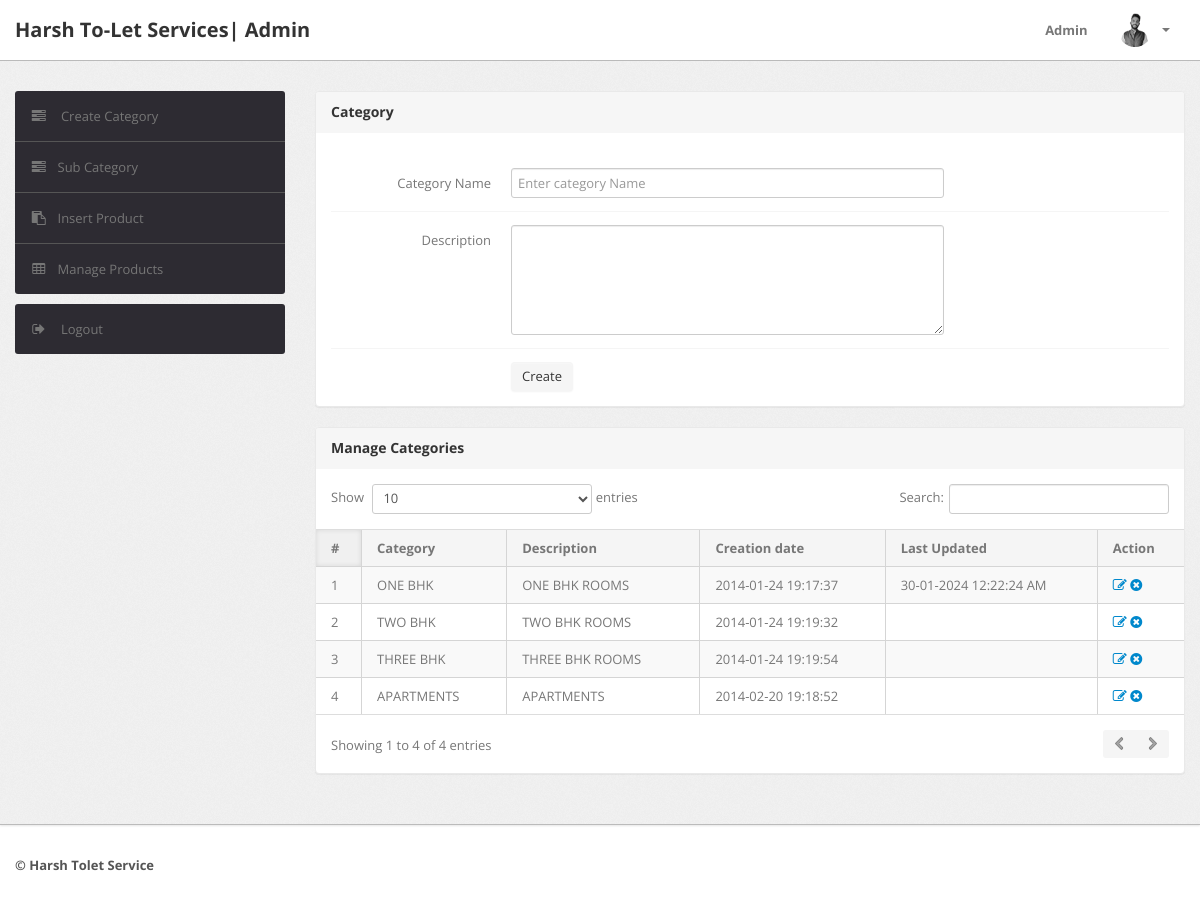
The page /Searching/admin/category.php (signed in) on the database as committed earlier.
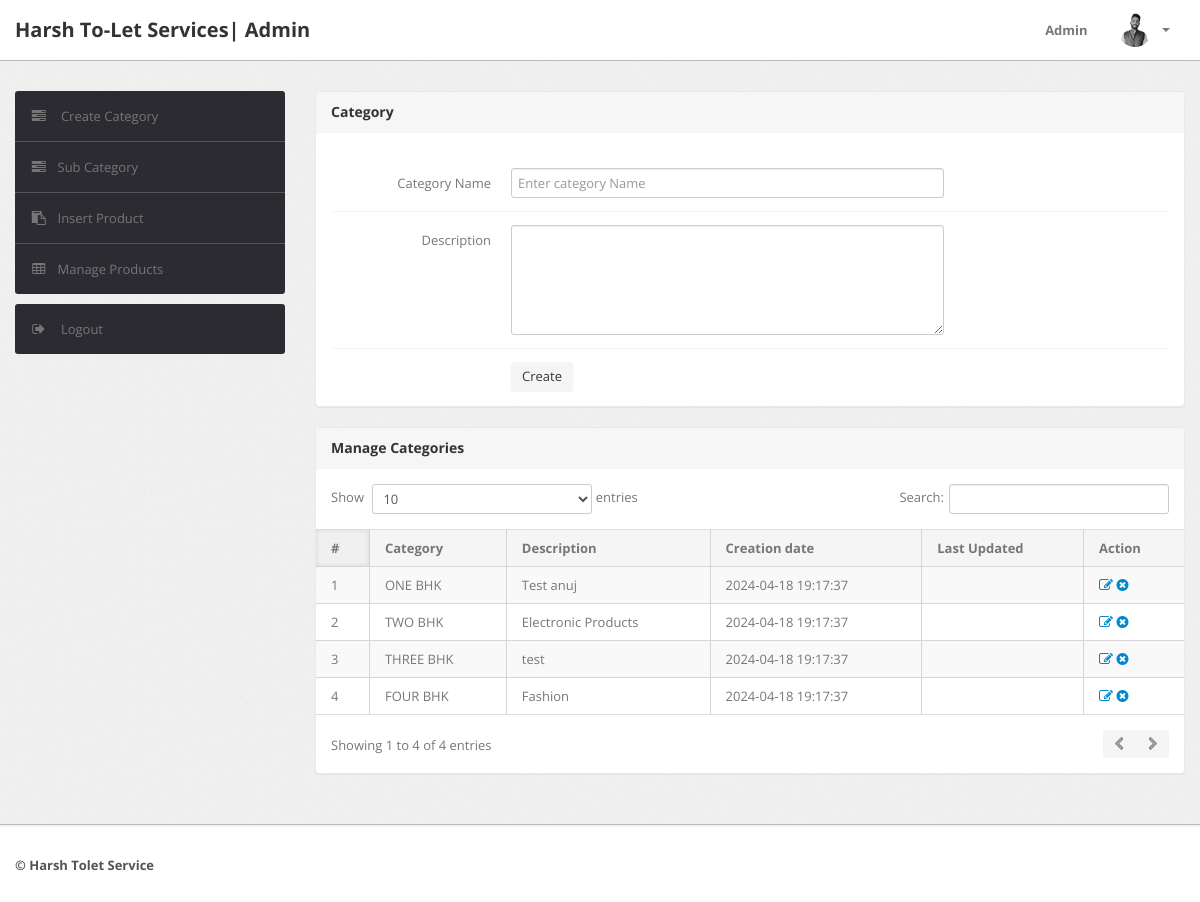
The same page on the database as committed later.
### tables this page shows
CREATE TABLE `category` (
  `id` int(11) NOT NULL,
  `categoryName` varchar(255) DEFAULT NULL,
  `categoryDescription` longtext DEFAULT NULL,
  `creationDate` timestamp NOT NULL DEFAULT current_timestamp(),
  `updationDate` varchar(255) DEFAULT NULL
);

### Searching/admin/category.php (the view, shortened to what this page needs)
<?php
include('include/config.php');
if(strlen($_SESSION['alogin'])==0)
	{
header('location:index.php');
}
else{
?>
<!DOCTYPE html>
<html lang="en">
<head>
	<link type="text/css" href="bootstrap/css/bootstrap.min.css" rel="stylesheet">
	<link type="text/css" href="bootstrap/css/bootstrap-responsive.min.css" rel="stylesheet">
	<link type="text/css" href="css/theme.css" rel="stylesheet">
	<link type="text/css" href="images/icons/css/font-awesome.css" rel="stylesheet">
</head>
<body>
<?php include('include/header.php');?>
	<div class="wrapper">
		<div class="container">
			<div class="row">
<?php include('include/sidebar.php');?>
			<div class="span9">
					<div class="content">
						<div class="module">
							<div class="module-head">
								<h3>Category</h3>
							</div>
							<div class="module-body">
									<br />
			<form class="form-horizontal row-fluid" name="Category" method="post" >
<div class="control-group">
<label class="control-label" for="basicinput">Category Name</label>
<div class="controls">
<input type="text" placeholder="Enter category Name"  name="category" class="span8 tip" required>
</div>
</div>
<div class="control-group">
											<label class="control-label" for="basicinput">Description</label>
											<div class="controls">
												<textarea class="span8" name="description" rows="5"></textarea>
											</div>
										</div>
	<div class="control-group">
											<div class="controls">
												<button type="submit" name="submit" class="btn">Create</button>
											</div>
										</div>
									</form>
							</div>
						</div>
	<div class="module">
							<div class="module-head">
								<h3>Manage Categories</h3>
							</div>
							<div class="module-body table">
								<table cellpadding="0" cellspacing="0" border="0" class="datatable-1 table table-bordered table-striped	 display" width="100%">
									<thead>
										<tr>
											<th>#</th>
											<th>Category</th>
											<th>Description</th>
											<th>Creation date</th>
											<th>Last Updated</th>
											<th>Action</th>
										</tr>
									</thead>
									<tbody>
<?php $query=mysqli_query($con,"select * from category");
$cnt=1;
while($row=mysqli_fetch_array($query))
{
?>
										<tr>
											<td><?php echo htmlentities($cnt);?></td>
											<td><?php echo htmlentities($row['categoryName']);?></td>
											<td><?php echo htmlentities($row['categoryDescription']);?></td>
											<td> <?php echo htmlentities($row['creationDate']);?></td>
											<td><?php echo htmlentities($row['updationDate']);?></td>
											<td>
											<a href="edit-category.php?id=<?php echo $row['id']?>" ><i class="icon-edit"></i></a>
											<a href="category.php?id=<?php echo $row['id']?>&del=delete" onClick="return confirm('Are you sure you want to delete?')"><i class="icon-remove-sign"></i></a></td>
										</tr>
										<?php $cnt=$cnt+1; } ?>
								</table>
							</div>
						</div>
					</div>
				</div>
			</div>
		</div>
	</div>
<?php include('include/footer.php');?>
</body>
<?php } ?>

Rows that differ between the two databases and show on the page:
removed category: categoryName "APARTMENTS", categoryDescription "APARTMENTS", creationDate "2014-02-20 19:18:52"
changed category "ONE BHK": categoryDescription "ONE BHK ROOMS" → "Test anuj"; creationDate "2014-01-24 19:17:37" → "2024-04-18 19:17:37"; updationDate "30-01-2024 12:22:24 AM" → (not shown)
changed category "TWO BHK": categoryDescription "TWO BHK ROOMS" → "Electronic Products"; creationDate "2014-01-24 19:19:32" → "2024-04-18 19:17:37"
changed category "THREE BHK": categoryDescription "THREE BHK ROOMS" → "test"; creationDate "2014-01-24 19:19:54" → "2024-04-18 19:17:37"
added category: categoryName "FOUR BHK", categoryDescription "Fashion", creationDate "2024-04-18 19:17:37"
